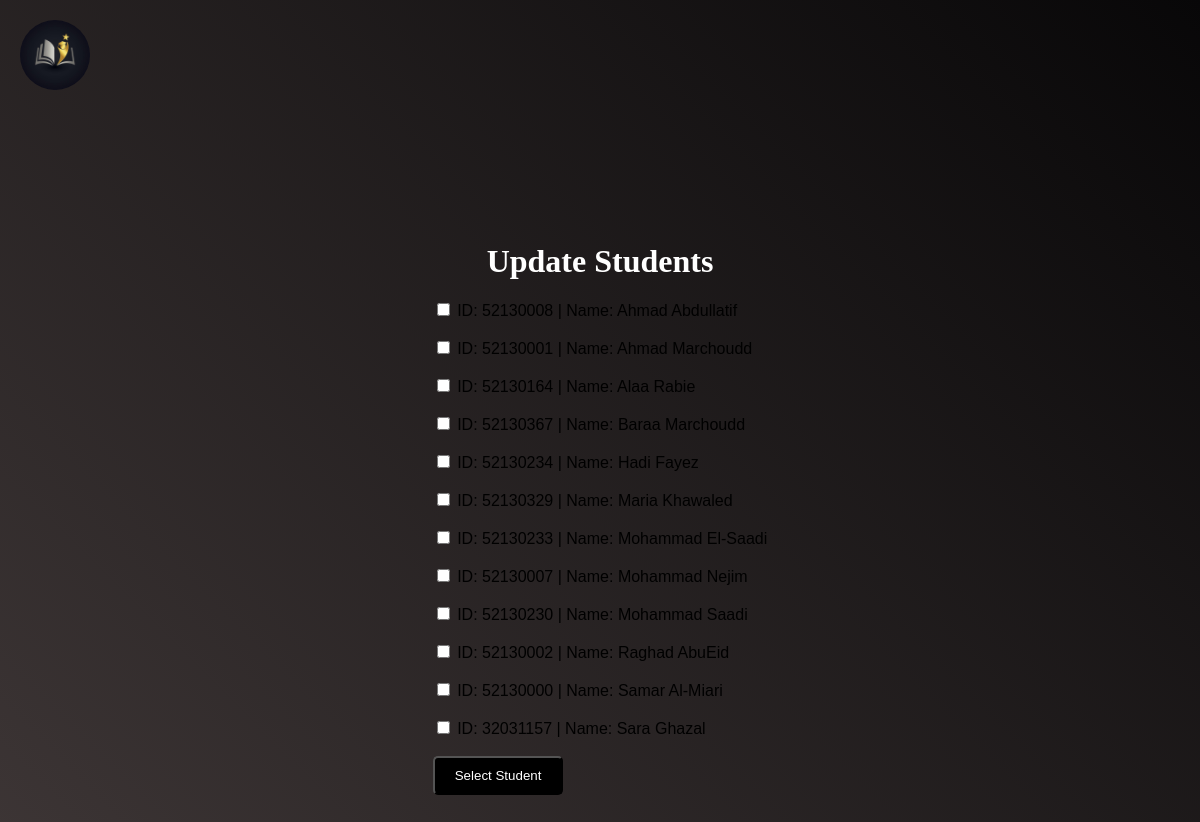
/teacher/update_student.php (signed in), run on the app's committed database.
### tables this page shows
CREATE TABLE `student` (
  `id` int(11) NOT NULL,
  `name` varchar(30) NOT NULL,
  `major` varchar(100) NOT NULL,
  `email` varchar(30) NOT NULL,
  `Password` varchar(255) NOT NULL
);

### teacher/update_student.php (the view, shortened to what this page needs)
<!DOCTYPE html>
<html>
<head>
    <link rel="stylesheet" href="teach_style.css">
</head>
<body>
        <a href="teacher_home.php"><img src="../images/logo.jpg" alt=""></a>
    <div class="container">
        <h1>Update Students</h1>
        <form action="" method="post">
            <?php
            include '../connection.php';
            $query = "SELECT * FROM student order by `name` asc";
            $result = mysqli_query($conn, $query);
            while ($row = mysqli_fetch_array($result)) {
                $id = $row['id'];
                $name = $row['name'];
                echo "<div class='student-grid'>
                        <input type='checkbox' name='selected_students[]' value='$id'>
                        <label>ID: $id</label>
                        <label>| Name: $name</label>
                      </div>";
                      echo"<br>";
            }
            ?>
            <button type="submit" class="button" name="select">Select Student</button>
        </form>
    </div>
</body>
</html>

### teacher/teach_style.css (style rules this page uses)
body { font-family: sans-serif; background: linear-gradient(45deg, #413939, #080708); justify-content: center; align-items: center; display: flex; background-repeat: no-repeat; }
.container { max-width: 1000px; margin: 0 auto; padding: 80px; }
h1 { text-align: center; font-size: 2rem; margin-bottom: 20px; color: #ffffff; font-family:'Times New Roman', Times, serif; }
.button { display: inline-block; padding: 10px 20px; background: black; color: #fff; text-decoration: none; border-radius: 5px; transition: background-color 0.3s ease-in-out; }

### teacher/update_student.php (style rules this page uses)
body { height: 125vh; }
img { left:20px; top: 20px; position: fixed; height: 70px; width: 70px; border-radius: 50px; }

### data on the page
student: id "52130008", name "Ahmad Abdullatif"
student: id "52130001", name "Ahmad Marchoudd"
student: id "52130164", name "Alaa Rabie"
student: id "52130367", name "Baraa Marchoudd"
student: id "52130234", name "Hadi Fayez"
student: id "52130329", name "Maria Khawaled"
student: id "52130233", name "Mohammad El-Saadi"
student: id "52130007", name "Mohammad Nejim"
student: id "52130230", name "Mohammad Saadi"
student: id "52130002", name "Raghad AbuEid"
student: id "52130000", name "Samar Al-Miari"
student: id "32031157", name "Sara Ghazal"
